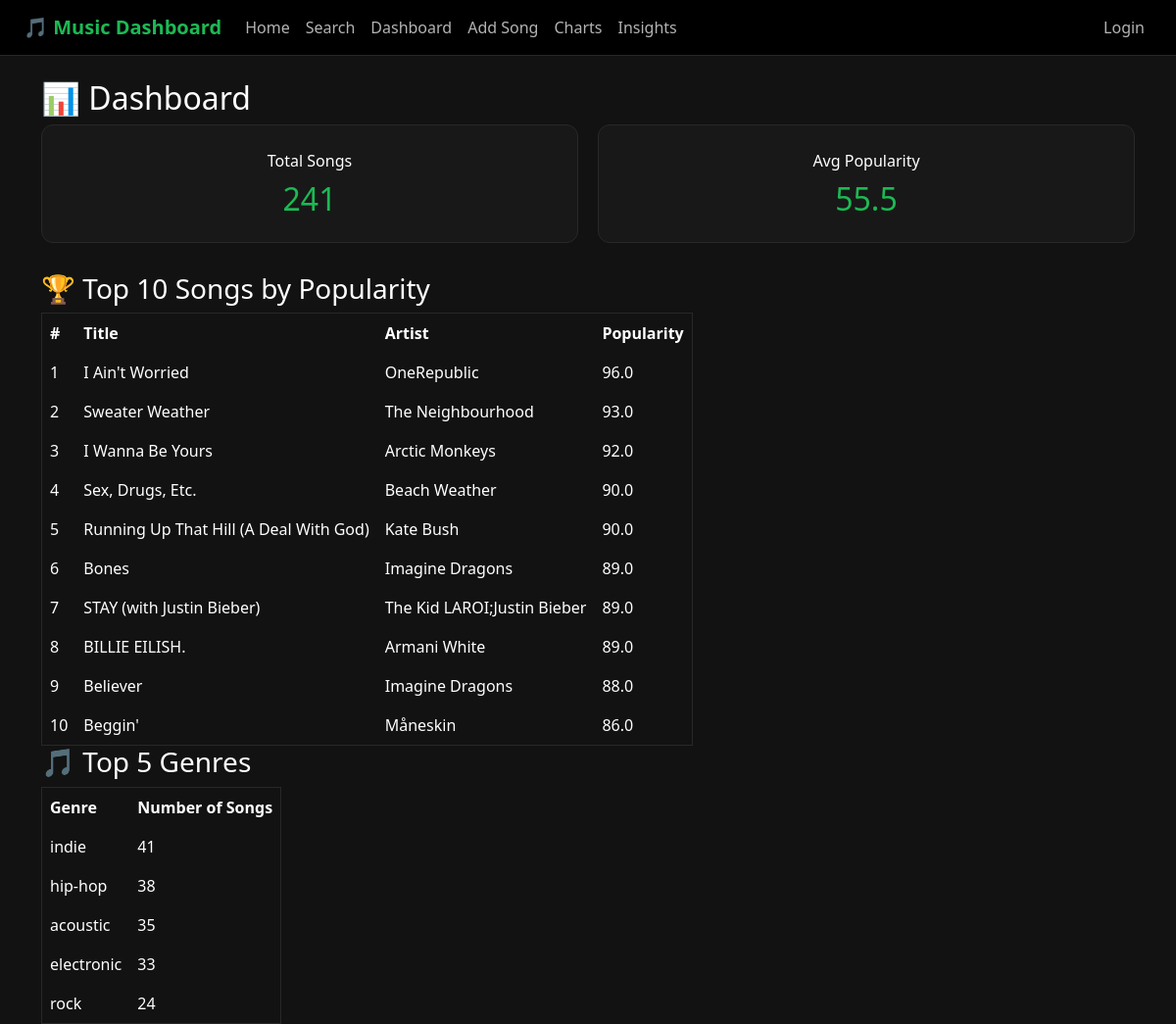
/dashboard/, run on the app's committed database.
### music_app/models.py (models this page shows, shortened)
class Song(models.Model):
    title = models.CharField(max_length=200)
    artist = models.ForeignKey(Artist, on_delete=models.CASCADE)
    genre = models.ForeignKey(Genre, on_delete=models.CASCADE)
    year = models.IntegerField(default=2020)
    popularity = models.FloatField(default=0)
    energy = models.FloatField(default=0)

class Artist(models.Model):
    name = models.CharField(max_length=200)
    def __str__(self):
        return self.name

class Genre(models.Model):
    name = models.CharField(max_length=100)

### music_app/views.py (the view)
# urls.py: path('dashboard/', views.dashboard, name='dashboard'),
def dashboard(request):
    total_songs = Song.objects.count()
    avg_popularity = Song.objects.aggregate(Avg('popularity'))['popularity__avg'] or 0
    top_songs = Song.objects.order_by('-popularity')[:10]
    top_genres = Genre.objects.annotate(count=Count('song')).order_by('-count')[:5]
    return render(request, 'music_app/dashboard.html', {
        'total_songs': total_songs,
        'avg_popularity': round(avg_popularity, 1),
        'top_songs': top_songs,
        'top_genres': top_genres,
    })

### music_app/templates/music_app/dashboard.html
{% extends 'base.html' %}
{% block content %}
<h2>📊 Dashboard</h2>
<div style="display: flex; gap: 20px; margin-bottom: 30px;">
    <div class="card" style="flex: 1; text-align: center;">
        <p style="color: var(--spotify-text); margin-bottom: 8px;">Total Songs</p>
        <h2 style="margin: 0; color: var(--spotify-green);">{{ total_songs }}</h2>
    </div>
    <div class="card" style="flex: 1; text-align: center;">
        <p style="color: var(--spotify-text); margin-bottom: 8px;">Avg Popularity</p>
        <h2 style="margin: 0; color: var(--spotify-green);">{{ avg_popularity }}</h2>
    </div>
</div>
<h3>🏆 Top 10 Songs by Popularity</h3>
<table border="1" cellpadding="8">
  <tr><th>#</th><th>Title</th><th>Artist</th><th>Popularity</th></tr>
  {% for song in top_songs %}
  <tr>
    <td>{{ forloop.counter }}</td>
    <td>{{ song.title }}</td>
    <td>{{ song.artist }}</td>
    <td>{{ song.popularity }}</td>
  </tr>
  {% endfor %}
</table>
<h3>🎵 Top 5 Genres</h3>
<table border="1" cellpadding="8">
  <tr><th>Genre</th><th>Number of Songs</th></tr>
  {% for g in top_genres %}
  <tr>
    <td>{{ g.name }}</td>
    <td>{{ g.count }}</td>
  </tr>
  {% endfor %}
</table>
{% endblock %}

### templates/base.html (style rules this page uses)
:root { --spotify-green: #1DB954; --spotify-dark: #121212; --spotify-darker: #000000; --spotify-gray: #181818; --spotify-light-gray: #282828; --spotify-text: #B3B3B3; }
body { background-color: var(--spotify-dark); color: #FFFFFF; }
h1, h2, h3 { color: #FFFFFF; }
label, p, form p, td, th { color: #FFFFFF !important; }
.card, .chart-card { background-color: var(--spotify-gray); border-radius: 12px; padding: 1.5rem; border: 1px solid #282828; }
table { color: #FFFFFF; }
table, th, td { border-color: #282828 !important; }

### data on the page
Song: title "I Ain't Worried", artist "OneRepublic", popularity "96.0"
Song: title "Sweater Weather", artist "The Neighbourhood", popularity "93.0"
Song: title "I Wanna Be Yours", artist "Arctic Monkeys", popularity "92.0"
Song: title "Sex, Drugs, Etc.", artist "Beach Weather", popularity "90.0"
Song: title "Running Up That Hill (A Deal With God)", artist "Kate Bush", popularity "90.0"
Song: title "Bones", artist "Imagine Dragons", popularity "89.0"
Song: title "STAY (with Justin Bieber)", artist "The Kid LAROI;Justin Bieber", popularity "89.0"
Song: title "BILLIE EILISH.", artist "Armani White", popularity "89.0"
Song: title "Believer", artist "Imagine Dragons", popularity "88.0"
Song: title "Beggin'", artist "Måneskin", popularity "86.0"
Genre: name "indie", count "41"
Genre: name "hip-hop", count "38"
Genre: name "acoustic", count "35"
Genre: name "electronic", count "33"
Genre: name "rock", count "24"

### other printed values
{{ total_songs }} "241"
{{ avg_popularity }} "55.5"
